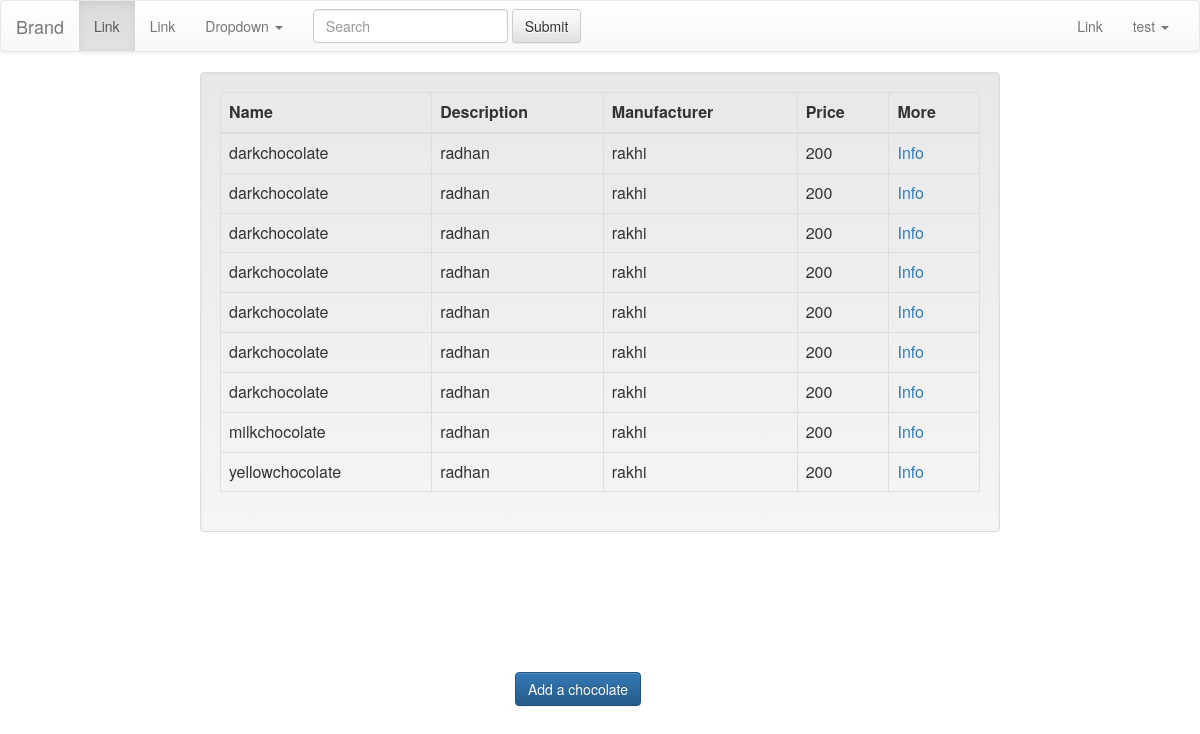
/ (signed in), run on the app's committed database.
### register/models.py (models this page shows, shortened)
class User(AbstractBaseUser):
    user_id = models.AutoField(primary_key=True)
    user_first_name = models.CharField(_('First Name'), max_length=32, blank=True, null=True,
                                       validators=[RegexValidator(regex='^[A-Za-z]*$')])
    user_last_name = models.CharField(_('Last Name'), max_length=32, blank=True, null=True,
                                      validators=[RegexValidator(regex='^[A-Za-z]*$')])
    email = models.EmailField(_('Email'), db_index=True, unique=True)
    user_dob = models.DateField(_('Birth Date'), blank=True, null=True)
    user_gender = models.CharField(_('Gender'), max_length=1, choices=GENDER, blank=True, null=True)
    user_github = models.CharField(_('Github Profile'),max_length=100,blank=True )
    user_linkedin = models.CharField(_('Linkedin Profile'),max_length=100,blank=True )
    user_bio = models.CharField(_('Short Bio'), max_length=1000,blank=True )
    user_occupation = models.CharField(_('Occupation'), max_length=100,blank=True )
    user_nationality = models.CharField(_('Nationality'), max_length=100,blank=True )
    date_joined = models.DateTimeField(auto_now_add=True)
    username = models.CharField(_('username'), max_length=32, blank=False, unique=True)
    is_active = models.BooleanField(default=True)
    is_admin = models.BooleanField(default=False)
    objects = MyUserManager()
    USERNAME_FIELD = 'email'
    REQUIRED_FIELDS = ['username']

class Chocolate(models.Model):
    id = models.AutoField(primary_key=True)
    name = models.CharField(_('Chocolate Name'),max_length=100,blank=True )
    description = models.CharField(_('Chocolate Description'),max_length=1000,blank=True )
    manufacturer = models.CharField(_('Chocolate Manufacturer'),max_length=100,blank=True )
    price = models.IntegerField(_('Chocolate Price'),
                                validators=[MaxValueValidator(1000), MinValueValidator(0)],
                                help_text=_('4 digits maximum'), blank=True, null=True)

### register/views.py (the view)
# urls.py: 2. Add a URL to urlpatterns:  url(r'^$', Home.as_view(), name='home')
class Home(ListView):
    template_name="index.html"
    def get_queryset(self):
        return Chocolate.objects.all()

### register/templates/index.html
{%  extends 'base.html' %}
{%  block body %}
    <div class="col-md-8 col-md-offset-2 well">
        <table class="table table-hover table-bordered table-responsive">
            <thead>
            <tr>
                <th>
                    Name
                </th>
                <th>
                    Description
                </th>
                <th>
                    Manufacturer
                </th>
                <th>
                    Price
                </th>
                <th>
                    More
                </th>
            </tr>
            </thead>
            <tbody>
            {% for item in object_list %}
                <tr>
                    <td> {{ item.name }} </td>
                    <td> {{ item.description }}</td>
                    <td> {{ item.manufacturer }}</td>
                    <td> {{ item.price }}</td>
                    <td> <a href="{% url 'chocolate_info' item.id %}">Info</a> </td>
                </tr>
            {% endfor %}
            </tbody>
        </table>
    </div>
    {%  if request.user.is_anonymous %}
        Nothing here
    {%   else %}
        <div class="col-md-6 col-md-offset-5" style="padding-top: 10%";>
            <a href="{%  url  'add_chocolate' %}">
                <button class="btn btn-primary">Add a chocolate</button>
            </a>
        </div>
    {% endif %}
{%  endblock body %}

### register/templates/navbar.html (shortened to what this page needs)
<nav class="navbar navbar-default">
    <div class="container-fluid">
        <div class="navbar-header">
            <a class="navbar-brand" href="#">Brand</a>
        </div>
        <div class="collapse navbar-collapse" id="bs-example-navbar-collapse-1">
            <ul class="nav navbar-nav">
                <li class="active"><a href="#">Link <span class="sr-only">(current)</span></a></li>
                <li><a href="#">Link</a></li>
                <li class="dropdown">
                    <a href="#" class="dropdown-toggle" data-toggle="dropdown" role="button" aria-haspopup="true" aria-expanded="false">Dropdown <span class="caret"></span></a>
                </li>
            </ul>
            <form class="navbar-form navbar-left" role="search">
                <div class="form-group">
                    <input type="text" class="form-control" placeholder="Search">
                </div>
                <button type="submit" class="btn btn-default">Submit</button>
            </form>
            <ul class="nav navbar-nav navbar-right">
                <li><a href="#">Link</a></li>
                {% if user.is_anonymous %}
                    <li class="dropdown">
                        <a href="#" class="dropdown-toggle" data-toggle="dropdown" role="button" aria-haspopup="true" aria-expanded="false">Join<span class="caret"></span></a>
                        <ul class="dropdown-menu">
                            <li><a href=" {% url 'register_user' %}">Sign Up</a></li>
                            <li><a href="{% url 'login' %}">Sign In</a></li>                </ul>
                    </li>
                {% else %}
                    <li class="dropdown">
                        <a href="#" class="dropdown-toggle" data-toggle="dropdown" role="button" aria-haspopup="true" aria-expanded="false">                    {% if request.user.user_first_name %}
                            {{ request.user.user_first_name }}
                        {% elif request.user.username %}
                            {{ request.user.username }}
                        {% else %}
                            {{ request.user.email }}
                        {% endif %}
                            <span class="caret"></span></a>
                    </li>
                    </div>
                {% endif %}
    </div>
</nav>

### data on the page
User: user.username "test"
Chocolate: name "darkchocolate", description "radhan", manufacturer "rakhi", price "200"
Chocolate: name "darkchocolate", description "radhan", manufacturer "rakhi", price "200"
Chocolate: name "darkchocolate", description "radhan", manufacturer "rakhi", price "200"
Chocolate: name "darkchocolate", description "radhan", manufacturer "rakhi", price "200"
Chocolate: name "darkchocolate", description "radhan", manufacturer "rakhi", price "200"
Chocolate: name "darkchocolate", description "radhan", manufacturer "rakhi", price "200"
Chocolate: name "darkchocolate", description "radhan", manufacturer "rakhi", price "200"
Chocolate: name "milkchocolate", description "radhan", manufacturer "rakhi", price "200"
Chocolate: name "yellowchocolate", description "radhan", manufacturer "rakhi", price "200"
